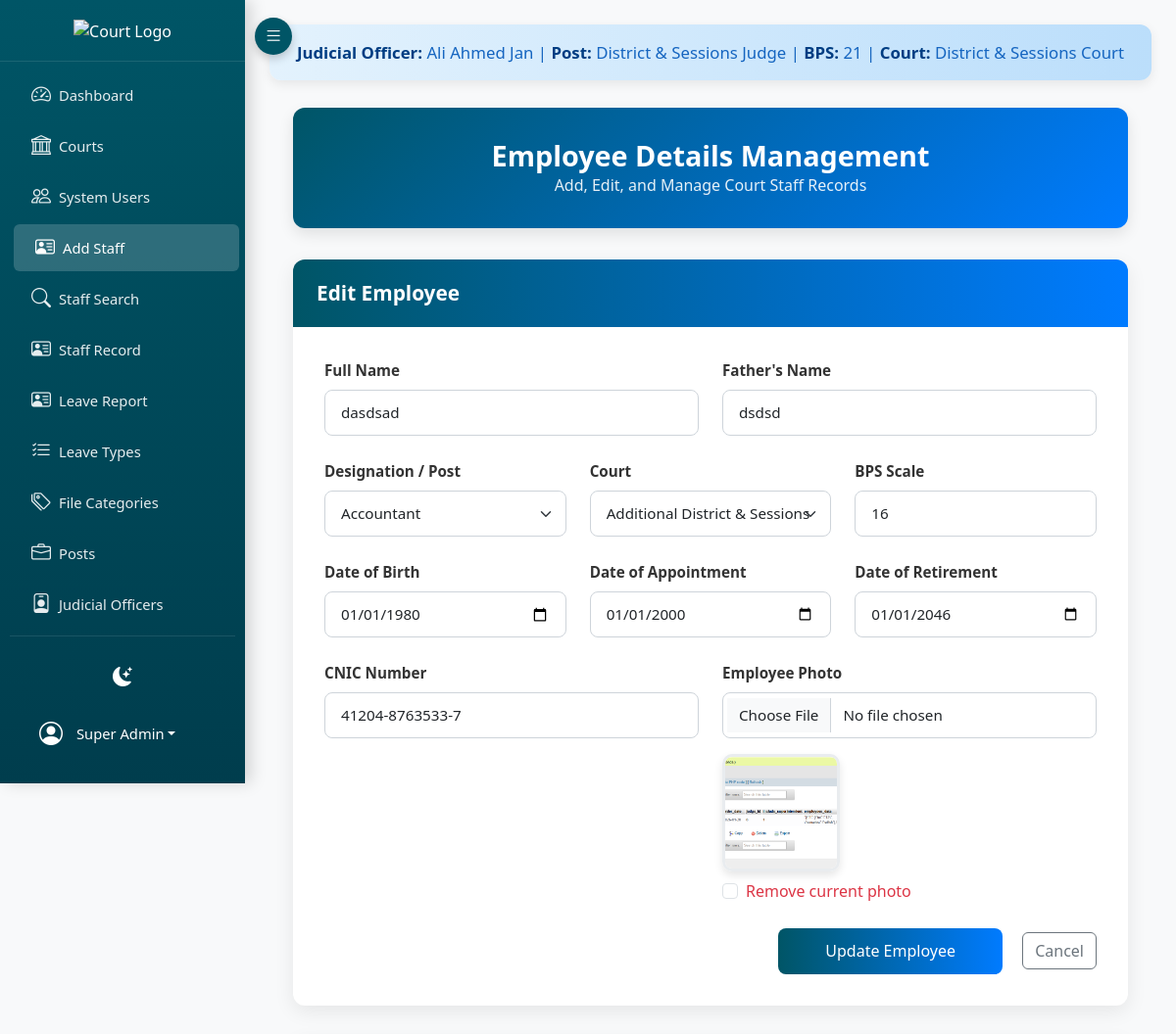
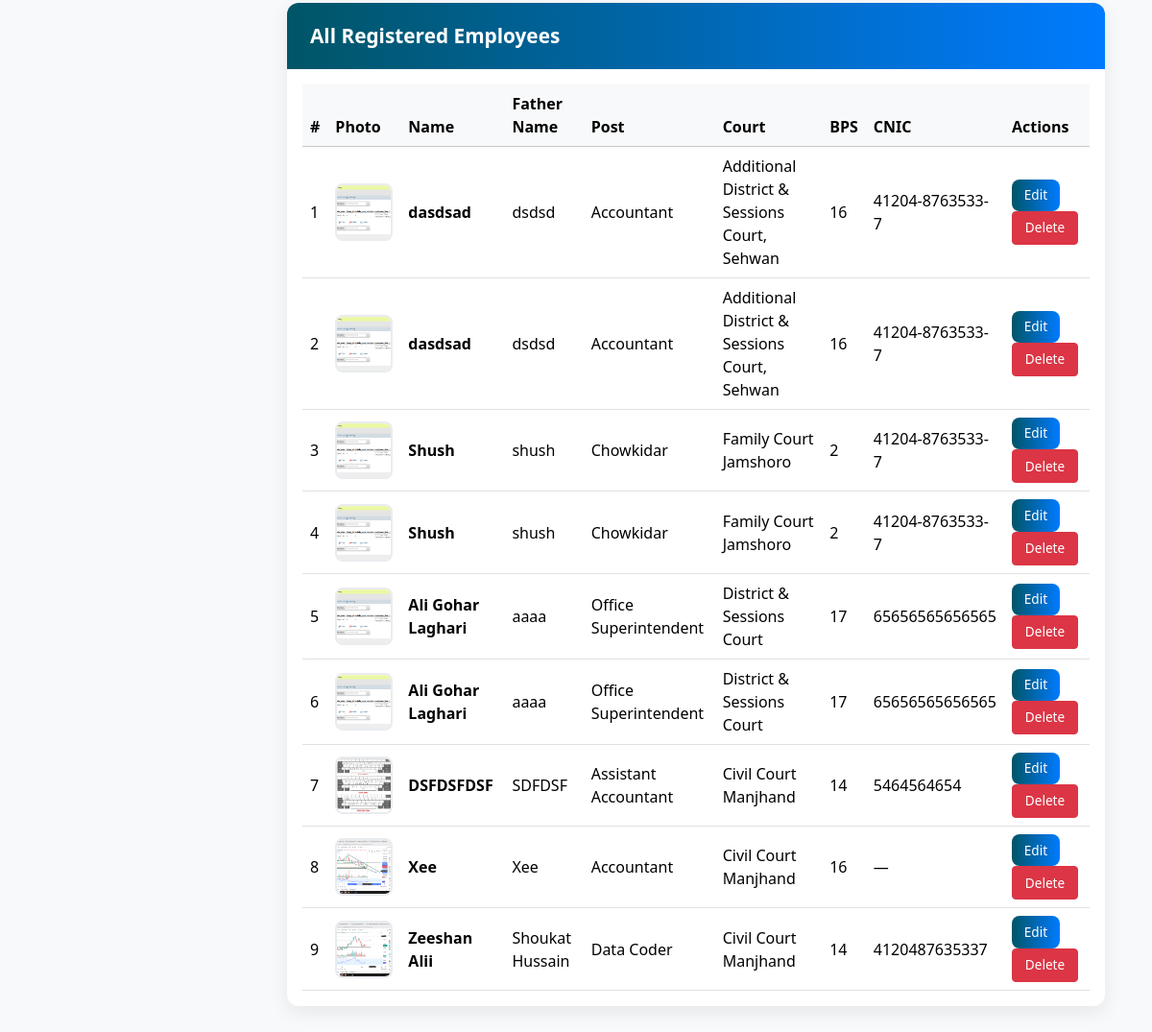
Page /project_root/index.php?page=employee_details&edit=10 (signed in) on the committed database (2 pictures, top to bottom).
### tables this page shows
CREATE TABLE IF NOT EXISTS `judicial_officers` (
  `id` int(11) NOT NULL AUTO_INCREMENT,
  `officer_id` int(11) DEFAULT NULL,
  `post_id` int(11) DEFAULT NULL,
  `name` varchar(255) NOT NULL,
  `post` varchar(255) NOT NULL,
  `bps` varchar(20) NOT NULL,
  `court_id` int(11) DEFAULT NULL,
  `created_at` timestamp NULL DEFAULT CURRENT_TIMESTAMP,
  `status` varchar(50) DEFAULT 'Posted',
  `joining_date` date DEFAULT NULL,
  `transferred_date` date DEFAULT NULL,
  `district_id` int(11) DEFAULT NULL,
  `transferred_district` varchar(255) DEFAULT NULL,
  PRIMARY KEY (`id`),
  KEY `court_id` (`court_id`),
  KEY `fk_district` (`district_id`),
  KEY `fk_post` (`post_id`),
  KEY `fk_officer` (`officer_id`)
);

CREATE TABLE IF NOT EXISTS `courts` (
  `id` int(11) NOT NULL AUTO_INCREMENT,
  `name` varchar(255) NOT NULL,
  `district` varchar(255) DEFAULT NULL,
  `taluka` varchar(255) DEFAULT NULL,
  PRIMARY KEY (`id`)
);

CREATE TABLE IF NOT EXISTS `employee_details` (
  `id` int(11) NOT NULL AUTO_INCREMENT,
  `name` varchar(150) NOT NULL,
  `father_name` varchar(150) NOT NULL,
  `post_id` int(11) NOT NULL,
  `court_id` int(11) NOT NULL,
  `bps` varchar(20) NOT NULL,
  `date_of_birth` date DEFAULT NULL,
  `date_of_appointment` date NOT NULL,
  `date_of_retirement` date NOT NULL,
  `cnic` varchar(20) DEFAULT NULL,
  `pic` varchar(255) DEFAULT NULL,
  `created_at` timestamp NULL DEFAULT CURRENT_TIMESTAMP,
  `updated_at` timestamp NULL DEFAULT CURRENT_TIMESTAMP ON UPDATE CURRENT_TIMESTAMP,
  PRIMARY KEY (`id`),
  KEY `fk_post` (`post_id`),
  KEY `fk_employee_details_court` (`court_id`)
);

CREATE TABLE IF NOT EXISTS `posts` (
  `id` int(11) NOT NULL AUTO_INCREMENT,
  `serial_no` int(11) DEFAULT '0',
  `court_name` varchar(100) NOT NULL,
  `post_name` varchar(255) NOT NULL,
  `bps` int(11) NOT NULL,
  `sanctioned_strength` int(11) DEFAULT '0',
  `working_strength` int(11) DEFAULT '0',
  `vacant` int(11) GENERATED ALWAYS AS ((`sanctioned_strength` - `working_strength`)) STORED,
  PRIMARY KEY (`id`)
);

### backend/views/employee_details.php (the view, shortened to what this page needs)
<?php
include __DIR__ . '/header.php';
$uploadsUrl = rtrim(dirname($_SERVER['SCRIPT_NAME']), '/\\') . '/../Uploads/employees/';
$posts = $pdo->query("SELECT id, post_name, bps FROM posts ORDER BY post_name ASC")->fetchAll(PDO::FETCH_ASSOC);
$courts = $pdo->query("SELECT id, name FROM courts ORDER BY name ASC")->fetchAll(PDO::FETCH_ASSOC);
$stmt = $pdo->query("
    SELECT ed.id,
           ed.name,
           ed.father_name,
           ed.bps,
           ed.date_of_birth,
           ed.date_of_appointment,
           ed.date_of_retirement,
           ed.cnic,
           ed.pic,
           p.post_name AS post_name,
           c.name AS court_name
    FROM employee_details ed
    JOIN posts p ON p.id = ed.post_id
    JOIN courts c ON c.id = ed.court_id
    ORDER BY ed.id DESC
");
$employees = $stmt->fetchAll(PDO::FETCH_ASSOC);
$edit = null;
if (isset($_GET['edit'])) {
    $id = (int) $_GET['edit'];
    $stmt = $pdo->prepare("SELECT * FROM employee_details WHERE id=?");
    $stmt->execute([$id]);
    $edit = $stmt->fetch(PDO::FETCH_ASSOC);
}
?>
<div class="container-fluid mt-4">
    <div class="page-title">
        <h3>Employee Details Management</h3>
        <small>Add, Edit, and Manage Court Staff Records</small>
    </div>
    <div class="form-card">
        <div class="form-header">
            <?= $edit ? 'Edit Employee' : 'Add New Employee' ?>
        </div>
        <div class="form-body">
            <form method="post" enctype="multipart/form-data">
                <div class="row g-4">
                    <div class="col-lg-6">
                        <label class="form-label">Full Name</label>
                        <input type="text" name="name" class="form-control" required value="<?= htmlspecialchars($edit['name'] ?? '') ?>">
                    </div>
                    <div class="col-lg-6">
                        <label class="form-label">Father's Name</label>
                        <input type="text" name="father_name" class="form-control" required value="<?= htmlspecialchars($edit['father_name'] ?? '') ?>">
                    </div>
                    <div class="col-lg-4">
                        <label class="form-label">Designation / Post</label>
                        <select name="post_id" class="form-select" required onchange="updateBPS(this)">
                            <?php foreach ($posts as $p): ?>
                            <option value="<?= $p['id'] ?>" data-bps="<?= $p['bps'] ?>"
                                <?= ($edit['post_id'] ?? '') == $p['id'] ? 'selected' : '' ?>>
                                <?= htmlspecialchars($p['post_name']) ?>
                            </option>
                            <?php endforeach; ?>
                        </select>
                    </div>
                    <div class="col-lg-4">
                        <label class="form-label">Court</label>
                        <select name="court_id" class="form-select" required>
                            <?php foreach ($courts as $c): ?>
                            <option value="<?= $c['id'] ?>" <?= ($edit['court_id'] ?? '') == $c['id'] ? 'selected' : '' ?>>
                                <?= htmlspecialchars($c['name']) ?>
                            </option>
                            <?php endforeach; ?>
                        </select>
                    </div>
                    <div class="col-lg-4">
                        <label class="form-label">BPS Scale</label>
                        <input type="text" name="bps" id="bps" class="form-control" readonly value="<?= htmlspecialchars($edit['bps'] ?? '') ?>">
                    </div>
                    <div class="col-lg-4">
                        <label class="form-label">Date of Birth</label>
                        <input type="date" name="date_of_birth" class="form-control" value="<?= htmlspecialchars($edit['date_of_birth'] ?? '') ?>">
                    </div>
                    <div class="col-lg-4">
                        <label class="form-label">Date of Appointment</label>
                        <input type="date" name="date_of_appointment" class="form-control" required value="<?= htmlspecialchars($edit['date_of_appointment'] ?? '') ?>">
                    </div>
                    <div class="col-lg-4">
                        <label class="form-label">Date of Retirement</label>
                        <input type="date" name="date_of_retirement" class="form-control" required value="<?= htmlspecialchars($edit['date_of_retirement'] ?? '') ?>">
                    </div>
                    <div class="col-lg-6">
                        <label class="form-label">CNIC Number</label>
                        <input type="text" name="cnic" class="form-control" placeholder="xxxxx-xxxxxxx-x" value="<?= htmlspecialchars($edit['cnic'] ?? '') ?>">
                    </div>
                    <div class="col-lg-6">
                        <label class="form-label">Employee Photo</label>
                        <input type="file" name="pic" class="form-control" accept="image/*">
                        <?php if (!empty($edit['pic'])): ?>
                        <div class="mt-3">
                            <img src="<?= htmlspecialchars($uploadsUrl . $edit['pic']) ?>" alt="Current Photo" class="photo-preview">
                            <div class="form-check mt-2">
                                <input type="checkbox" name="remove_pic" id="removePic" class="form-check-input">
                                <label for="removePic" class="form-check-label text-danger">Remove current photo</label>
                            </div>
                        </div>
                        <?php endif; ?>
                    </div>
                </div>
                <div class="text-end mt-4">
                    <button type="submit" name="save_employee_detail" class="btn btn-primary px-5">
                        <?= $edit ? 'Update Employee' : 'Add Employee' ?>
                    </button>
                    <?php if ($edit): ?>
                    <a href="?page=employee_details" class="btn btn-outline-secondary ms-3">Cancel</a>
                    <?php endif; ?>
                </div>
            </form>
        </div>
    </div>
    <div class="table-card">
        <div class="table-header">
            All Registered Employees
        </div>
        <div class="table-responsive p-3">
            <table class="table table-hover align-middle">
                <thead class="table-light">
                    <tr>
                        <th>#</th>
                        <th>Photo</th>
                        <th>Name</th>
                        <th>Father Name</th>
                        <th>Post</th>
                        <th>Court</th>
                        <th>BPS</th>
                        <th>CNIC</th>
                        <th>Actions</th>
                    </tr>
                </thead>
                <tbody>
                    <?php if (empty($employees)): ?>
                    <tr>
                        <td colspan="9" class="text-center py-5 text-muted">No employees added yet.</td>
                    </tr>
                    <?php else: ?>
                    <?php foreach ($employees as $i => $e): ?>
                    <tr>
                        <td><?= $i + 1 ?></td>
                        <td>
                            <?php if (!empty($e['pic'])): ?>
                            <img src="<?= htmlspecialchars($uploadsUrl . $e['pic']) ?>" alt="Photo" onclick="showImage(this.src)">
                            <?php else: ?>
                            <div class="bg-light border rounded d-flex align-items-center justify-content-center" style="width:60px;height:60px;">
                                <i class="bi bi-person text-muted" style="font-size:24px;"></i>
                            </div>
                            <?php endif; ?>
                        </td>
                        <td><strong><?= htmlspecialchars($e['name']) ?></strong></td>
                        <td><?= htmlspecialchars($e['father_name']) ?></td>
                        <td><?= htmlspecialchars($e['post_name']) ?></td>
                        <td><?= htmlspecialchars($e['court_name']) ?></td>
                        <td><?= htmlspecialchars($e['bps']) ?></td>
                        <td><?= htmlspecialchars($e['cnic'] ?: '—') ?></td>
                        <td class="action-btns">
                            <a href="?page=employee_details&edit=<?= $e['id'] ?>" class="btn btn-sm btn-primary">Edit</a>
                            <a href="?page=employee_details&delete=<?= $e['id'] ?>" class="btn btn-sm btn-danger" onclick="return confirm('Delete this employee permanently?')">Delete</a>
                        </td>
                    </tr>
                    <?php endforeach; ?>
                    <?php endif; ?>
                </tbody>
            </table>
        </div>
    </div>
</div>
<?php include __DIR__ . '/footer.php'; ?>

### backend/views/header.php (shortened to what this page needs)
<?php if (!isset($_SESSION)) session_start();
$user = $_SESSION['user'] ?? null;
$isAdmin = $user && (($user['role'] ?? '') === 'admin');
$judicialInfo = null;
if ($isAdmin && isset($pdo)) {
    try {
        $stmt = $pdo->prepare("
            SELECT jo.name AS officer_name,
                   jo.post AS officer_post,
                   jo.bps AS officer_bps,
                   c.name AS court_name
            FROM judicial_officers jo
            LEFT JOIN courts c ON c.id = jo.court_id
            WHERE jo.post = 'District & Sessions Judge'
              AND jo.status = 'Posted'
            LIMIT 1
        ");
        $stmt->execute();
        $judicialInfo = $stmt->fetch(PDO::FETCH_ASSOC);
    } catch (Throwable $e) {
    }
}
$currentPage = $_GET['page'] ?? 'dashboard';
?>
<!DOCTYPE html>
<html lang="en" data-bs-theme="light">
<head>
    <link href="https://cdn.jsdelivr.net/npm/bootstrap@5.3.2/dist/css/bootstrap.min.css" rel="stylesheet">
    <link href="https://cdn.jsdelivr.net/npm/bootstrap-icons@1.11.3/font/bootstrap-icons.min.css" rel="stylesheet">
</head>
<body>
<div class="sidebar" id="sidebar">
    <div class="logo">
        <img src="../assets/images/DC-LOGO.png" alt="Court Logo">
    </div>
    <div class="menu-scroll">
        <nav class="nav flex-column">
            <a href="?page=dashboard" class="nav-link <?= $currentPage === 'dashboard' ? 'active' : '' ?>">
                <i class="bi bi-speedometer2"></i>
                <span class="nav-text">Dashboard</span>
            </a>
            <?php if ($isAdmin): ?>
            <a href="?page=courts" class="nav-link <?= in_array($currentPage, ['courts']) ? 'active' : '' ?>">
                <i class="bi bi-bank"></i>
                <span class="nav-text">Courts</span>
            </a>
            <a href="?page=employees" class="nav-link <?= in_array($currentPage, ['employees']) ? 'active' : '' ?>">
                <i class="bi bi-people"></i>
                <span class="nav-text">System Users</span>
            </a>
            <a href="?page=employee_details" class="nav-link <?= in_array($currentPage, ['employee_details']) ? 'active' : '' ?>">
                <i class="bi bi-person-vcard"></i>
                <span class="nav-text">Add Staff</span>
            </a>
            <a href="?page=employee_search" class="nav-link <?= in_array($currentPage, ['employee_search', 'employee_profile']) ? 'active' : '' ?>">
                <i class="bi bi-search"></i>
                <span class="nav-text">Staff Search</span>
            </a>
            <a href="?page=files" class="nav-link <?= in_array($currentPage, ['files']) ? 'active' : '' ?>">
                <i class="bi bi-person-vcard"></i>
                <span class="nav-text">Staff Record</span>
            </a>
            <a href="?page=casual_leave_report" class="nav-link <?= in_array($currentPage, ['casual_leave_report']) ? 'active' : '' ?>">
                <i class="bi bi-person-vcard"></i>
                <span class="nav-text">Leave Report </span>
            </a>
            <a href="?page=leave_types" class="nav-link <?= in_array($currentPage, ['leave_types']) ? 'active' : '' ?>">
                <i class="bi bi-list-check"></i>
                <span class="nav-text">Leave Types</span>
            </a>
            <a href="?page=file_categories" class="nav-link <?= in_array($currentPage, ['file_categories']) ? 'active' : '' ?>">
                <i class="bi bi-tags"></i>
                <span class="nav-text">File Categories</span>
            </a>
            <a href="?page=posts" class="nav-link <?= in_array($currentPage, ['posts']) ? 'active' : '' ?>">
                <i class="bi bi-briefcase"></i>
                <span class="nav-text">Posts</span>
            </a>
            <a href="?page=judicial_officers" class="nav-link <?= in_array($currentPage, ['judicial_officers']) ? 'active' : '' ?>">
                <i class="bi bi-person-badge"></i>
                <span class="nav-text">Judicial Officers</span>
            </a>
            <?php endif; ?>
        </nav>
    </div>
    <div class="user-section">
        <div class="dark-toggle" id="darkToggle" title="Toggle Dark Mode">
            <i class="bi bi-moon-stars-fill" id="darkIcon"></i>
        </div>
        <div class="dropdown">
            <a class="nav-link dropdown-toggle text-white d-flex align-items-center px-0" href="#" role="button" data-bs-toggle="dropdown">
                <i class="bi bi-person-circle fs-4 me-2"></i>
                <span class="nav-text"><?= htmlspecialchars($user['name'] ?? 'User') ?></span>
            </a>
        </div>
    </div>
</div>
<button class="toggle-btn" id="toggleBtn">
    <i class="bi bi-list"></i>
</button>
<div class="main-content" id="mainContent">
    <?php if ($isAdmin && $judicialInfo): ?>
    <div class="judicial-bar">
        <strong>Judicial Officer:</strong> <?= htmlspecialchars($judicialInfo['officer_name']) ?> |
        <strong>Post:</strong> <?= htmlspecialchars($judicialInfo['officer_post']) ?> |
        <strong>BPS:</strong> <?= htmlspecialchars($judicialInfo['officer_bps']) ?> |
        <strong>Court:</strong> <?= htmlspecialchars($judicialInfo['court_name'] ?? 'District & Sessions Court Jamshoro') ?>
    </div>
    <?php endif; ?>
    <div class="container-fluid">

### rows in the picture
judicial_officers: name "Ali Ahmed Jan", post "District & Sessions Judge", bps "21", court.name "District & Sessions Court"
employee_details: name "dasdsad", father_name "dsdsd", post_id "Accountant", court_id "Additional District & Sessions Court, Sehwan", bps "16", date_of_birth "01/01/1980", date_of_appointment "01/01/2000", date_of_retirement "01/01/2046", cnic "41204-8763533-7", pic (picture), post.post_name "Accountant", court.name "Additional District & Sessions Court, Sehwan"
employee_details: pic (picture), name "dasdsad", father_name "dsdsd", post.post_name "Accountant", court.name "Additional District & Sessions Court, Sehwan", bps "16", cnic "41204-8763533-7"
employee_details: pic (picture), name "Shush", father_name "shush", post.post_name "Chowkidar", court.name "Family Court Jamshoro", bps "2", cnic "41204-8763533-7"
employee_details: pic (picture), name "Shush", father_name "shush", post.post_name "Chowkidar", court.name "Family Court Jamshoro", bps "2", cnic "41204-8763533-7"
employee_details: pic (picture), name "Ali Gohar Laghari", father_name "aaaa", post.post_name "Office Superintendent", court.name "District & Sessions Court", bps "17", cnic "65656565656565"
employee_details: pic (picture), name "Ali Gohar Laghari", father_name "aaaa", post.post_name "Office Superintendent", court.name "District & Sessions Court", bps "17", cnic "65656565656565"
employee_details: pic (picture), name "DSFDSFDSF", father_name "SDFDSF", post.post_name "Assistant Accountant", court.name "Civil Court Manjhand", bps "14", cnic "5464564654"
employee_details: pic (picture), name "Xee", father_name "Xee", post.post_name "Accountant", court.name "Civil Court Manjhand", bps "16", cnic "—"
employee_details: pic (picture), name "Zeeshan Alii", father_name "Shoukat Hussain", post.post_name "Data Coder", court.name "Civil Court Manjhand", bps "14", cnic "4120487635337"

### other values in the picture
$user['name'] "Super Admin"
